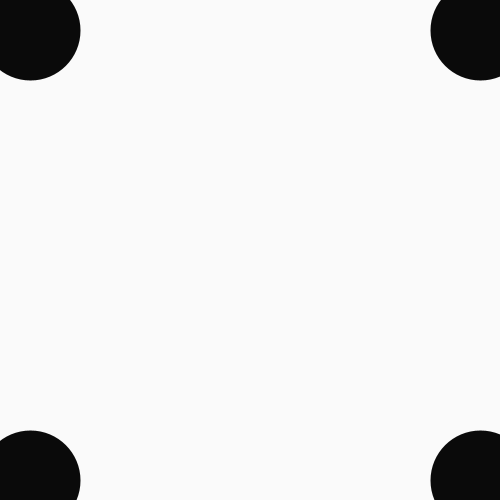
Frame 1 (no input)
Frame 60 (the mouse pressed at the canvas centre just before this capture): identical to frame 1, image omitted
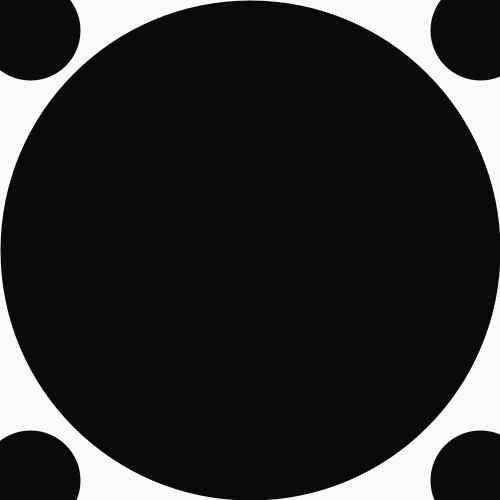
Frame 120 (the mouse held since frame 60 and released just before this capture)

The Processing sketch that drew these frames (run headless with seeded random() and noise(); from frame 60 on, the mouse is pressed at the canvas centre):

// Processing sketch: processing_43288
// ── processing_43288.pde

void setup() {
  size (500, 500);
  smooth();
}
 
void draw() {
  background(250, 250, 250);
stroke(10);
  drawEllipse (mouseX, mouseY, mouseX, mouseY);
  drawEllipse (30, 30, 50, 50);
  drawEllipse (30, 480, 50, 50);
  drawEllipse (480, 30, 50, 50);
  drawEllipse (480, 480, 50, 50);
}
 
void drawEllipse (float x, float y, float s, float st) {
  strokeWeight (st);
  ellipse(x, y, s, s);
}
  
 void drawCross (float x, float y, float a){
   line(x,y,x+a,y+a);
   line(x,y+a,x+a,y);
   }
